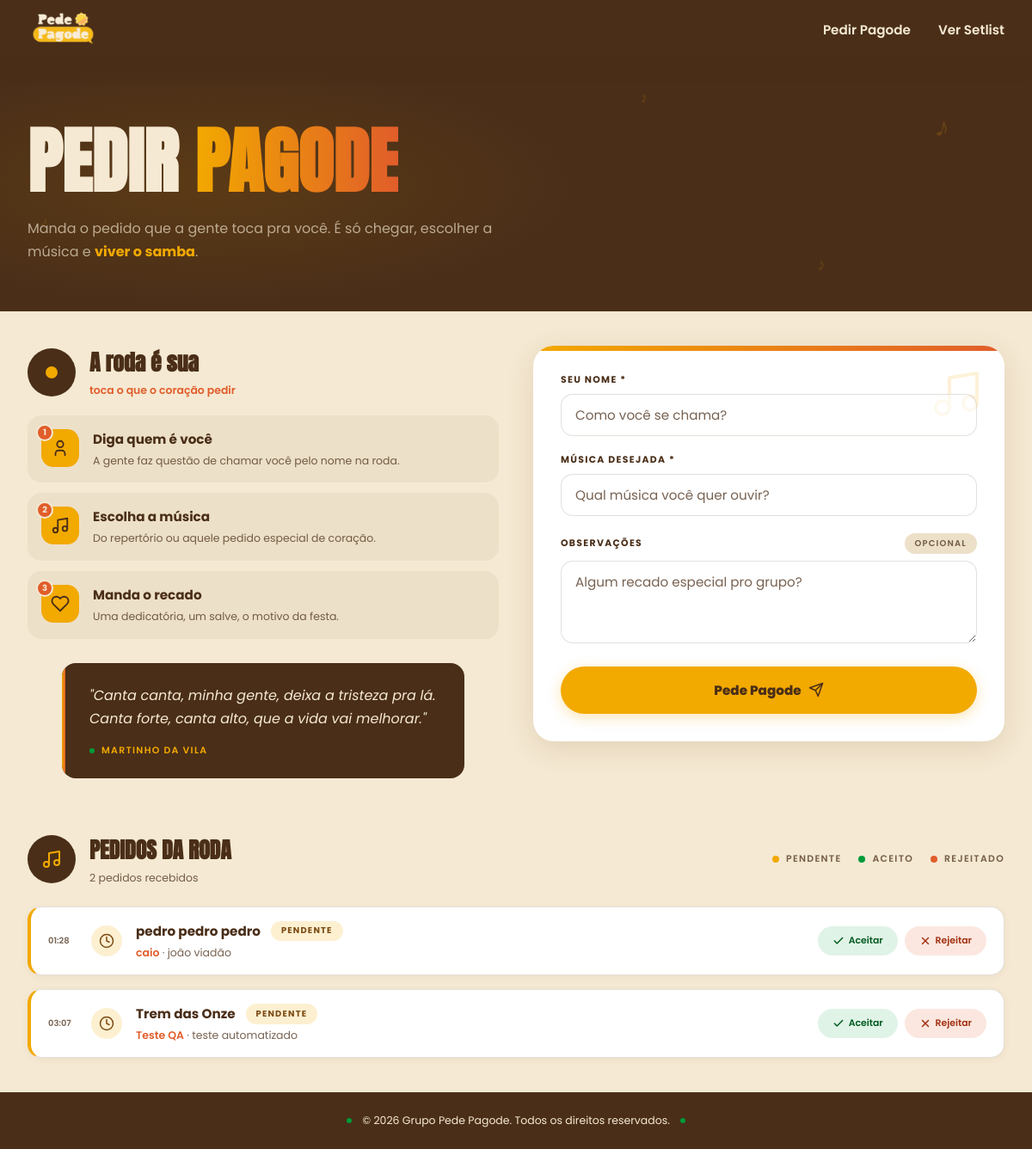
/pedido/, run on an earlier commit of the app's database.
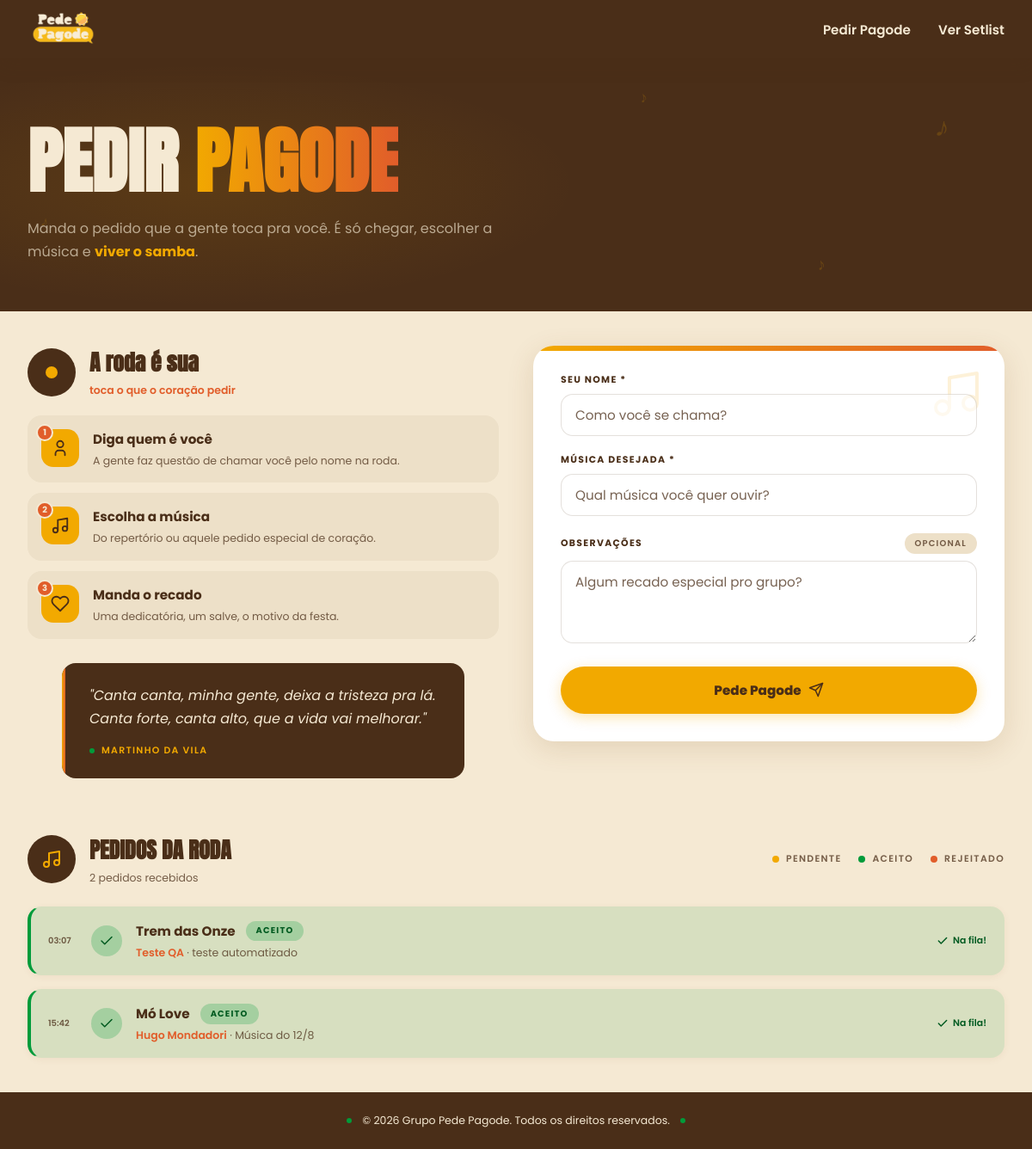
And on a later commit of the database.
### tables this page shows
CREATE TABLE song_request (
    id INTEGER PRIMARY KEY AUTOINCREMENT,
    client_name TEXT NOT NULL,
    song_name TEXT NOT NULL,
    observation TEXT,
    status TEXT DEFAULT 'Pendente',
    created_at TEXT NOT NULL
);

### backend/routes/pedido.py (the view)
@pedido_bp.get("/")
def pagina_pedido():
    return controller.exibir_pagina()

### backend/controllers/pedido.py (called while the page is built)
    def exibir_pagina(self):
        pedidos = self.service.listar_pedido()
        return render_template("pedido.html", pedidos = pedidos)

### backend/database/connection.py (called while the page is built)
def get_connection():
    connection = sqlite3.connect(DATABASE_PATH)
    connection.row_factory = sqlite3.Row
    return connection

### backend/services/pedido_service.py (called while the page is built)
    def listar_pedido(self):
        connection = get_connection()
        cursor = connection.cursor()
        cursor.execute("""

            SELECT *
            FROM song_request
            ORDER BY created_at ASC

        """)
        rows = cursor.fetchall()
        pedidos = []
        for row in rows:
            pedido = Pedido(
                id=row["id"],
                nome_cliente=row["client_name"],
                musica=row["song_name"],
                observacao=row["observation"],
                status=row["status"],
                data=row["created_at"]
            )
            pedidos.append(pedido)
        return pedidos

### frontend/templates/pedido.html (shortened to what this page needs)
{% extends "base.html" %}
{% block extra_css %}
  <link rel="stylesheet" href="{{ url_for('static', filename='css/pedido.css') }}">
{% endblock %}
{% block content %}
<section class="pedido-hero">
  <span class="nota-decorativa nota-decorativa--1" aria-hidden="true">&#9834;</span>
  <span class="nota-decorativa nota-decorativa--2" aria-hidden="true">&#9834;</span>
  <span class="nota-decorativa nota-decorativa--3" aria-hidden="true">&#9834;</span>
  <span class="nota-decorativa nota-decorativa--4" aria-hidden="true">&#9834;</span>
  <div class="pedido-hero__inner">
    <div class="pedido-hero__conteudo">
      <h1 class="pedido-titulo">
        <span class="pedido-titulo__linha--clara">Pedir</span>
        <span class="pedido-titulo__linha--grad">Pagode</span>
      </h1>
      <p class="pedido-subtitulo">
        Manda o pedido que a gente toca pra você. É só chegar, escolher a música e
        <span class="pedido-subtitulo__destaque">viver o samba</span>.
      </p>
    </div>
  </div>
</section>
<div class="pedido-conteudo">
  <div class="pedido-grid">
    <div class="pedido-info">
      <div class="pedido-info__cabecalho">
        <span class="vinil" aria-hidden="true"></span>
        <div>
          <h2 class="pedido-info__titulo">A roda é sua</h2>
          <p class="pedido-info__subtitulo">toca o que o coração pedir</p>
        </div>
      </div>
      <div class="pedido-passos">
        <div class="pedido-passo">
          <div class="pedido-passo__icone-wrap">
            <span class="pedido-passo__numero">1</span>
            <span class="pedido-passo__icone">
              <svg viewBox="0 0 24 24"><circle cx="12" cy="7" r="4"></circle><path d="M6 21v-2a4 4 0 0 1 4-4h4a4 4 0 0 1 4 4v2"></path></svg>
            </span>
          </div>
          <div>
            <h3 class="pedido-passo__titulo">Diga quem é você</h3>
            <p class="pedido-passo__desc">A gente faz questão de chamar você pelo nome na roda.</p>
          </div>
        </div>
        <div class="pedido-passo">
          <div class="pedido-passo__icone-wrap">
            <span class="pedido-passo__numero">2</span>
            <span class="pedido-passo__icone">
              <svg viewBox="0 0 24 24"><path d="M9 18V5l12-2v13"></path><circle cx="6" cy="18" r="3"></circle><circle cx="18" cy="16" r="3"></circle></svg>
            </span>
          </div>
          <div>
            <h3 class="pedido-passo__titulo">Escolha a música</h3>
            <p class="pedido-passo__desc">Do repertório ou aquele pedido especial de coração.</p>
          </div>
        </div>
        <div class="pedido-passo">
          <div class="pedido-passo__icone-wrap">
            <span class="pedido-passo__numero">3</span>
            <span class="pedido-passo__icone">
              <svg viewBox="0 0 24 24"><path d="M20.8 4.6a5.5 5.5 0 0 0-7.8 0L12 5.6l-1-1a5.5 5.5 0 1 0-7.8 7.8l1 1L12 21l7.8-7.8 1-1a5.5 5.5 0 0 0 0-7.8z"></path></svg>
            </span>
          </div>
          <div>
            <h3 class="pedido-passo__titulo">Manda o recado</h3>
            <p class="pedido-passo__desc">Uma dedicatória, um salve, o motivo da festa.</p>
          </div>
        </div>
      </div>
      <blockquote class="pedido-citacao">
        <p class="pedido-citacao__texto">"Canta canta, minha gente, deixa a tristeza pra lá. Canta forte, canta alto, que a vida vai melhorar."</p>
        <p class="pedido-citacao__autor">Martinho da Vila</p>
      </blockquote>
    </div>
    <div class="pedido-form-card" id="pedido-form-card">
      <span class="pedido-form-card__decor" aria-hidden="true">
        <svg viewBox="0 0 24 24"><path d="M9 18V5l12-2v13"></path><circle cx="6" cy="18" r="3"></circle><circle cx="18" cy="16" r="3"></circle></svg>
      </span>
      <form action="{{ url_for('pedido.criar_pedido') }}" method="POST" id="form-pedido">
        <div class="campo">
          <label for="nome_cliente">Seu nome *</label>
          <input type="text" name="nome_cliente" id="nome_cliente" required placeholder="Como você se chama?">
        </div>
        <div class="campo">
          <label for="musica">Música desejada *</label>
          <input type="text" id="musica" name="musica" required placeholder="Qual música você quer ouvir?">
        </div>
        <div class="campo">
          <div class="campo-observacoes__cabecalho">
            <label for="observacao">Observações</label>
            <span class="badge-opcional">Opcional</span>
          </div>
          <textarea name="observacao" id="observacao" placeholder="Algum recado especial pro grupo?"></textarea>
        </div>
        <button type="submit" class="btn-enviar">
          Pede Pagode
          <svg viewBox="0 0 24 24"><path d="M22 2 11 13"></path><path d="M22 2 15 22 11 13 2 9 22 2z"></path></svg>
        </button>
      </form>
    </div>
  </div>
  <div class="pedidos-lista">
    <div class="pedidos-lista__cabecalho">
      <span class="pedidos-lista__icone" aria-hidden="true">
        <svg viewBox="0 0 24 24"><path d="M9 18V5l12-2v13"></path><circle cx="6" cy="18" r="3"></circle><circle cx="18" cy="16" r="3"></circle></svg>
      </span>
      <div class="pedidos-lista__titulo-wrap">
        <h2 class="pedidos-lista__titulo">Pedidos da roda</h2>
        <p class="pedidos-lista__subtitulo" id="pedidos-contador">{{ pedidos|length }} pedidos recebidos</p>
      </div>
      <div class="pedidos-lista__legenda">
        <span class="pedidos-lista__legenda-item pedidos-lista__legenda-item--pendente">Pendente</span>
        <span class="pedidos-lista__legenda-item pedidos-lista__legenda-item--aceito">Aceito</span>
        <span class="pedidos-lista__legenda-item pedidos-lista__legenda-item--rejeitado">Rejeitado</span>
      </div>
    </div>
    <div class="pedidos-lista__itens" id="pedidos-itens">
      {% for pedido in pedidos %}
        <div class="pedido-item pedido-item--{{ 'aceito' if pedido.status == 'Aprovado' else 'pendente' }}" data-id="{{ pedido.id }}">
          <span class="pedido-item__hora">{{ pedido.data[11:16] }}</span>
          <span class="pedido-item__icone" aria-hidden="true">
            {% if pedido.status == 'Aprovado' %}
              <svg viewBox="0 0 24 24"><path d="M20 6 9 17l-5-5"></path></svg>
            {% else %}
              <svg viewBox="0 0 24 24"><circle cx="12" cy="12" r="10"></circle><path d="M12 6v6l4 2"></path></svg>
            {% endif %}
          </span>
          <div class="pedido-item__corpo">
            <div class="pedido-item__linha-titulo">
              <span class="pedido-item__musica">{{ pedido.musica }}</span>
              <span class="pedido-item__status">{{ 'Aceito' if pedido.status == 'Aprovado' else 'Pendente' }}</span>
            </div>
            <p class="pedido-item__meta">
              <span class="pedido-item__nome">{{ pedido.nome_cliente }}</span>{% if pedido.observacao %} &middot; {{ pedido.observacao }}{% endif %}
            </p>
          </div>
          <div class="pedido-item__acoes">
            {% if pedido.status == 'Aprovado' %}
              <span class="pedido-item__resultado pedido-item__resultado--aceito">
                <svg viewBox="0 0 24 24"><path d="M20 6 9 17l-5-5"></path></svg>
                Na fila!
              </span>
            {% else %}
              <button type="button" class="btn-aceitar" data-acao="aceitar">
                <svg viewBox="0 0 24 24"><path d="M20 6 9 17l-5-5"></path></svg>
                Aceitar
              </button>
              <button type="button" class="btn-rejeitar" data-acao="rejeitar">
                <svg viewBox="0 0 24 24"><path d="M18 6 6 18"></path><path d="M6 6l12 12"></path></svg>
                Rejeitar
              </button>
            {% endif %}
          </div>
        </div>
      {% else %}
        <p class="pedidos-lista__vazio">Nenhum pedido recebido ainda.</p>
      {% endfor %}
    </div>
  </div>
</div>
{% endblock %}

### frontend/templates/base.html (shortened to what this page needs)
<!DOCTYPE html>
<html lang="pt-br">
<head>
  <link rel="stylesheet" href="{{ url_for('static', filename='css/base.css') }}">
  {% block extra_css %}{% endblock %}
</head>
<body>
    <header class="navbar">
        <div class="nav-container">
            <a href="/" class="logo">
                <img src="{{ url_for('static', filename='images/Logo_Pede_Pagode.jpeg') }}" alt="Pede Pagode" class="logo-img">
            </a>
            <nav class="nav-links-container">
                <ul class="nav-links">
                    <li><a href="{{ url_for('pedido.pagina_pedido') }}">Pedir Pagode</a></li>
                    <li><a href="{{ url_for('repertorio.listar_repertorio') }}">Ver Setlist</a></li>
                </ul>
            </nav>
        </div>
    </header>
  <main>
    {% block content %}{% endblock %}
  </main>
  <footer class="rodape">
    <p class="rodape-texto">&copy; 2026 Grupo Pede Pagode. Todos os direitos reservados.</p>
  </footer>
</body>
</html>

What changed in the data, as far as the page shows it:
removed song_request: created_at "01:28", musica "pedro pedro pedro", status "PENDENTE", nome_cliente "caio", observacao "joão viadão", shows "Aceitar"
changed song_request "Trem das Onze": status "PENDENTE" → "ACEITO"; status "Aceitar Rejeitar" → "Na fila!"
added song_request: created_at "15:42", musica "Mó Love", status "ACEITO", nome_cliente "Hugo Mondadori", observacao "Música do 12/8", shows "Na fila!"
